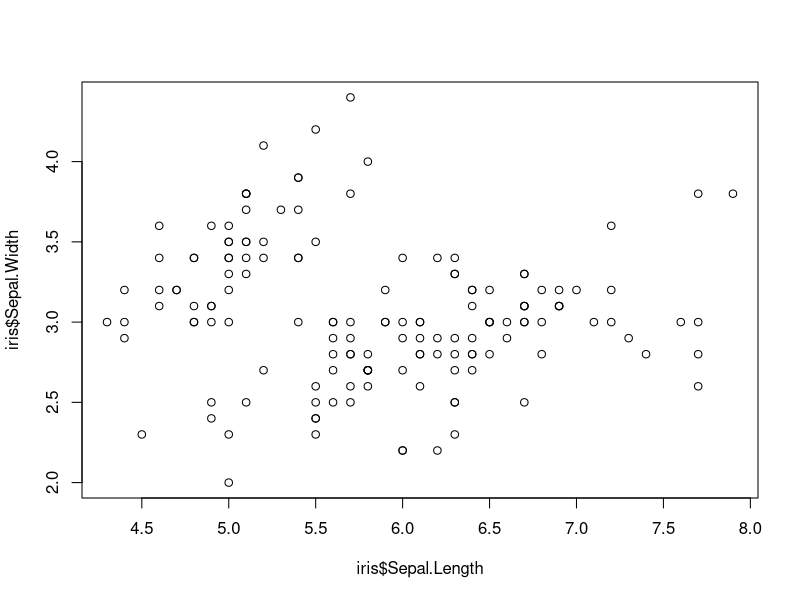
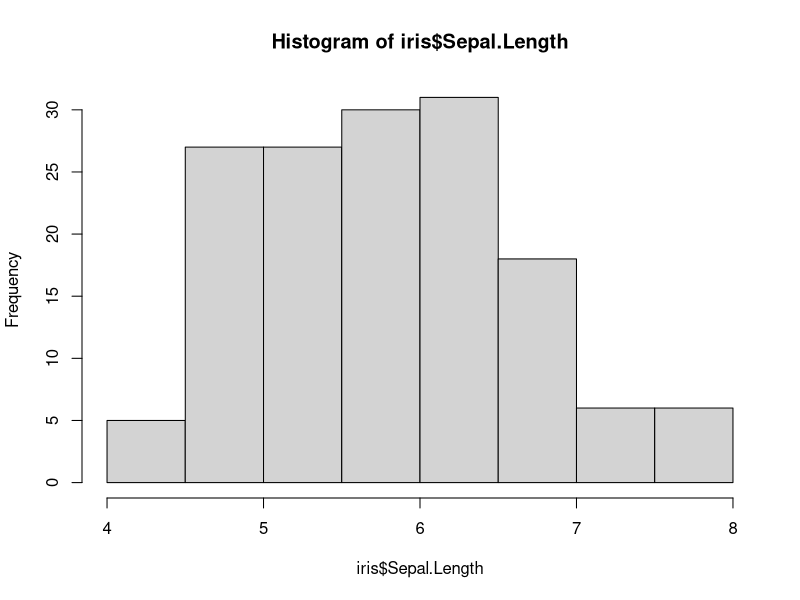
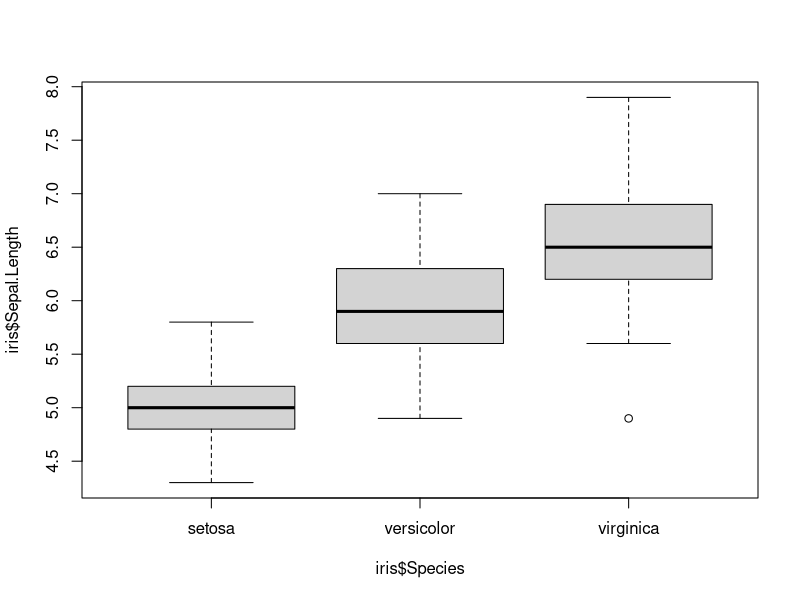
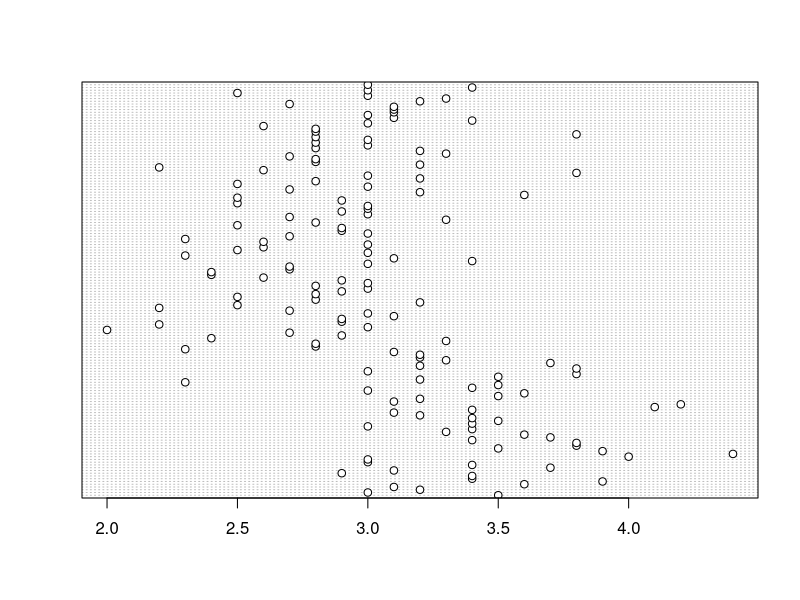
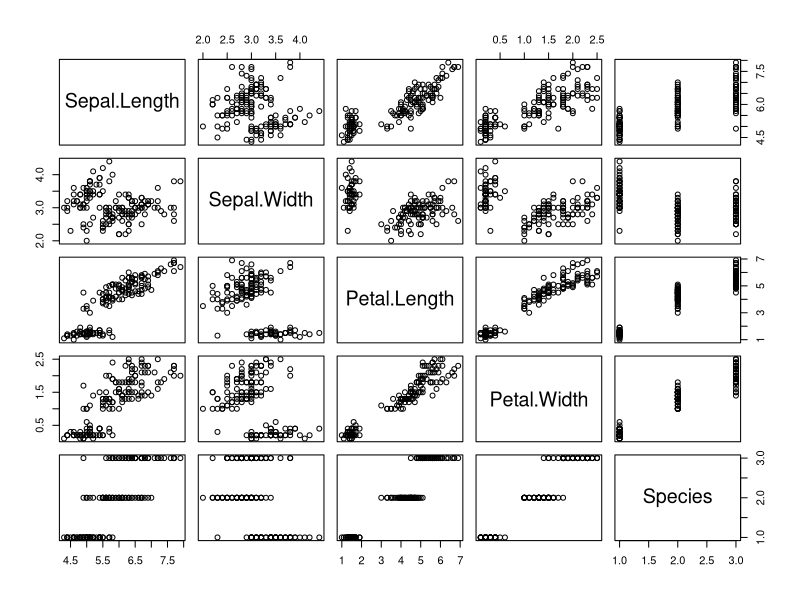
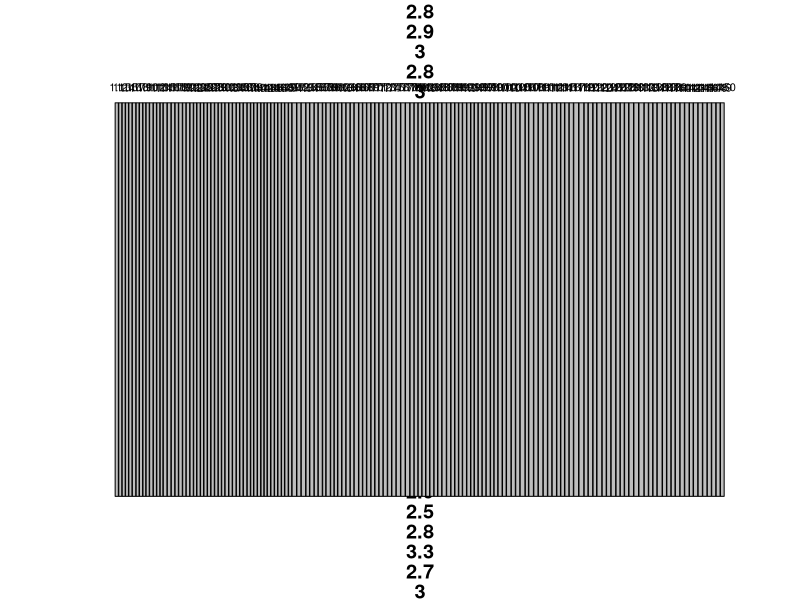
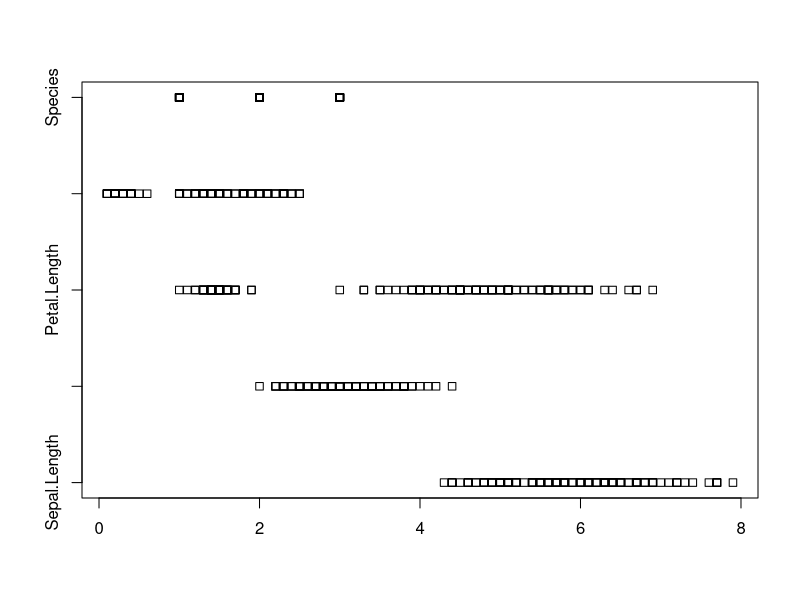
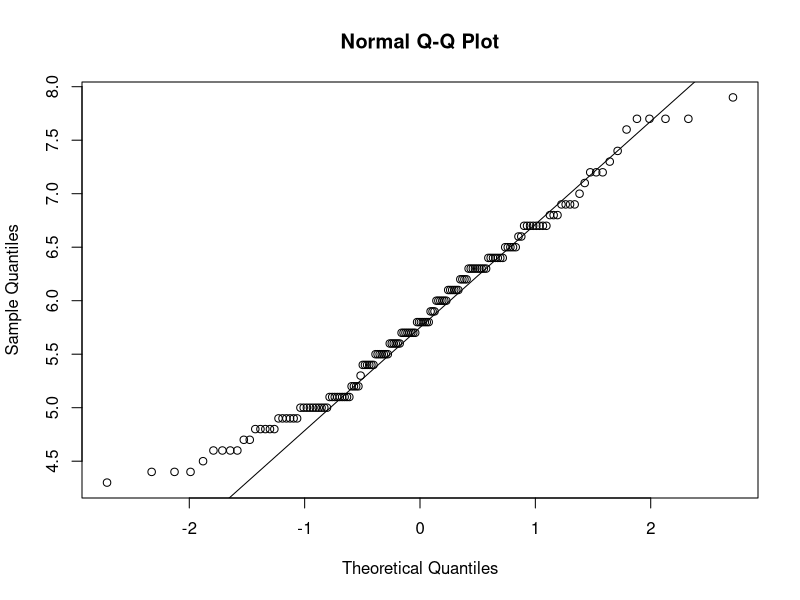

Recreate these plots in R, in order.
data("iris")

# scatter plot
plot(x=iris$Sepal.Length,y=iris$Sepal.Width)

# histogram
hist(iris$Sepal.Length)

#boxplots
boxplot(iris$Sepal.Length~iris$Species)

# dotcharts
dotchart(iris$Sepal.Width)

#pair plot
pairs(iris)

# Mosaic Plot
mosaicplot(iris$Sepal.Length,iris$Sepal.Width)

# Strip chart
stripchart(iris)

# qqnorm
qqnorm(iris$Sepal.Length)
qqline(iris$Sepal.Length)

# Line plot
plot(iris$Sepal.Length,iris$Sepal.Width,col=iris$Species)

# bar plots
barplot(iris$Sepal.Length,iris$Sepal.Width)
